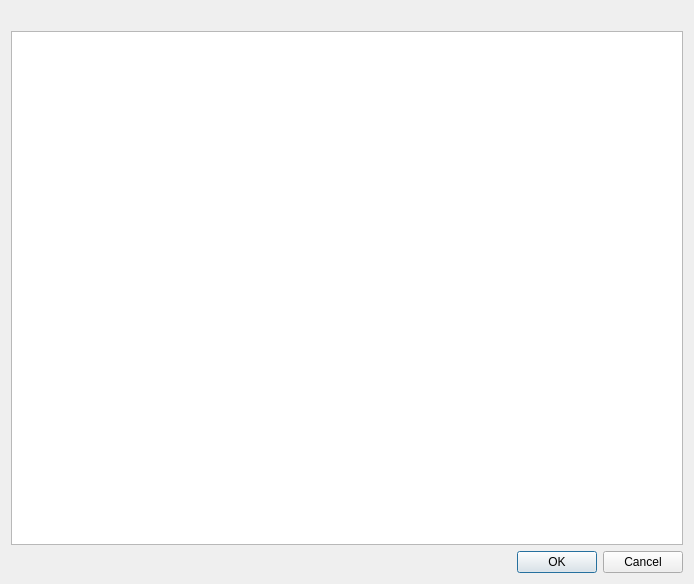
<?xml version="1.0" encoding="UTF-8"?>
<ui version="4.0">
 <class>SetProjectDefinitionDialog</class>
 <widget class="QDialog" name="SetProjectDefinitionDialog">
  <property name="windowModality">
   <enum>Qt::ApplicationModal</enum>
  </property>
  <property name="geometry">
   <rect>
    <x>0</x>
    <y>0</y>
    <width>694</width>
    <height>584</height>
   </rect>
  </property>
  <property name="windowTitle">
   <string>Set project definition</string>
  </property>
  <property name="windowIcon">
   <iconset>
    <normaloff>../resources/oq_icon.svg</normaloff>../resources/oq_icon.svg</iconset>
  </property>
  <property name="modal">
   <bool>true</bool>
  </property>
  <layout class="QVBoxLayout" name="verticalLayout">
   <item>
    <widget class="QLabel" name="layer_name">
     <property name="text">
      <string/>
     </property>
     <property name="alignment">
      <set>Qt::AlignLeading|Qt::AlignLeft|Qt::AlignVCenter</set>
     </property>
    </widget>
   </item>
   <item>
    <widget class="QTextEdit" name="project_definition_te"/>
   </item>
   <item>
    <widget class="QDialogButtonBox" name="buttonBox">
     <property name="orientation">
      <enum>Qt::Horizontal</enum>
     </property>
     <property name="standardButtons">
      <set>QDialogButtonBox::Cancel|QDialogButtonBox::Ok</set>
     </property>
    </widget>
   </item>
  </layout>
 </widget>
 <resources/>
 <connections>
  <connection>
   <sender>buttonBox</sender>
   <signal>accepted()</signal>
   <receiver>SetProjectDefinitionDialog</receiver>
   <slot>accept()</slot>
   <hints>
    <hint type="sourcelabel">
     <x>248</x>
     <y>174</y>
    </hint>
    <hint type="destinationlabel">
     <x>157</x>
     <y>205</y>
    </hint>
   </hints>
  </connection>
  <connection>
   <sender>buttonBox</sender>
   <signal>rejected()</signal>
   <receiver>SetProjectDefinitionDialog</receiver>
   <slot>reject()</slot>
   <hints>
    <hint type="sourcelabel">
     <x>316</x>
     <y>180</y>
    </hint>
    <hint type="destinationlabel">
     <x>286</x>
     <y>205</y>
    </hint>
   </hints>
  </connection>
 </connections>
</ui>
